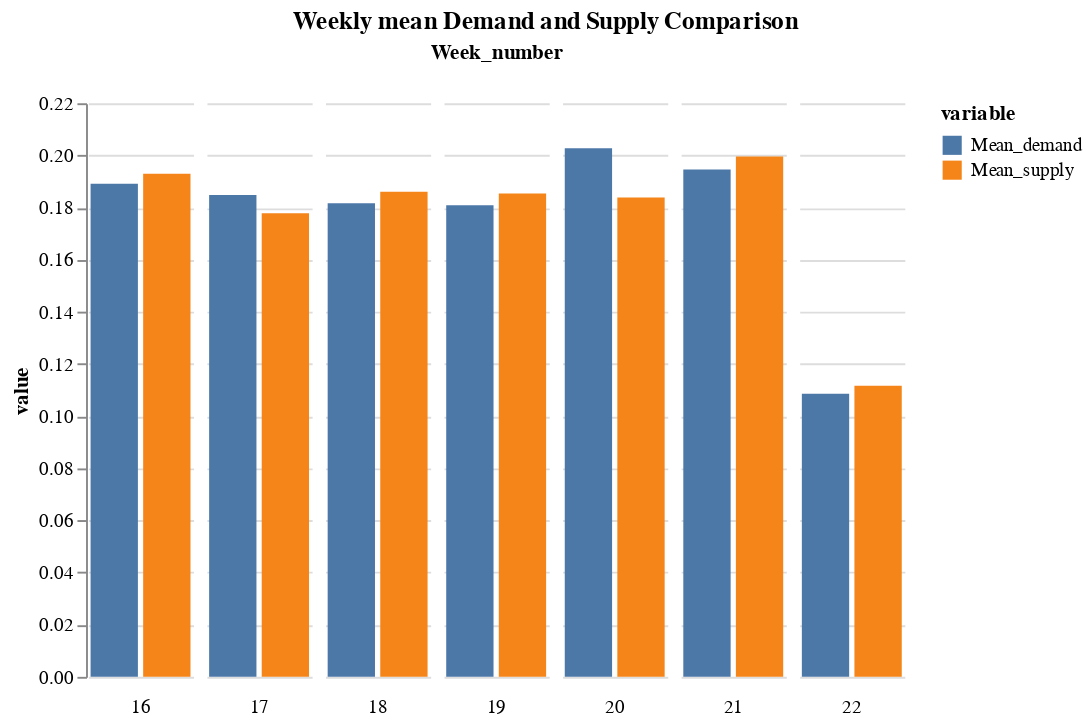
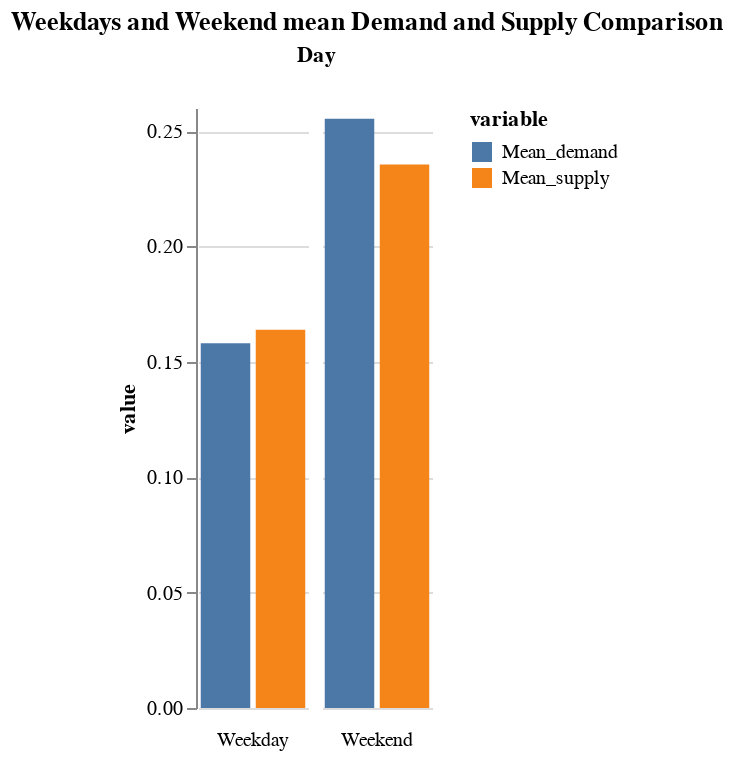
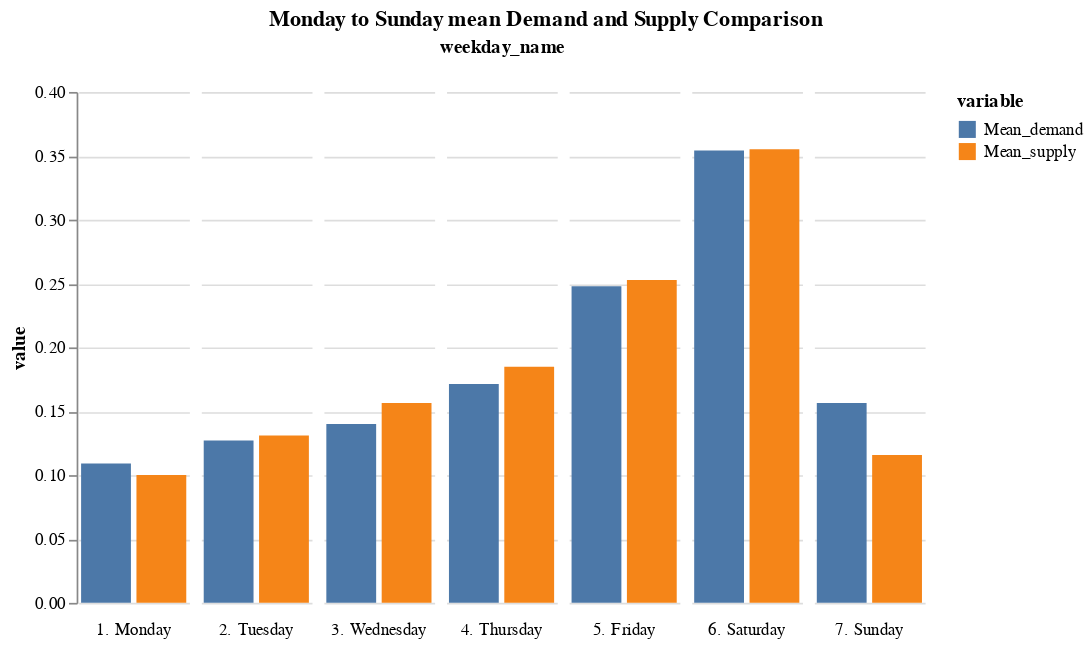
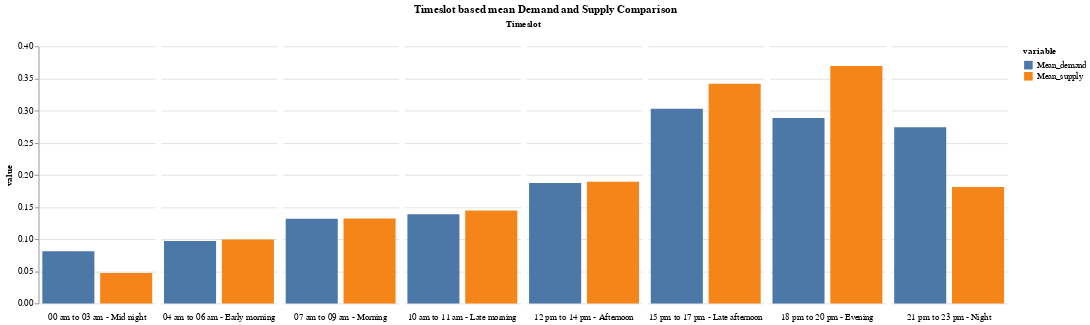

Write notebook code for charts like these, in order.
### Code cell
# Demand and supply analysis based on weeks, days, hours, etc

# based on week numbers
demand_supply_week = data.groupby('Week_number')['demand'].mean().reset_index(name='Mean_demand')
s=data.groupby('Week_number')['supply'].mean().reset_index(name='Mean_supply') 
demand_supply_week = demand_supply_week.merge(s, on = ['Week_number'])


# Create a clustered column chart using Altair
final_demand_supply_week = pd.melt(demand_supply_week, id_vars=['Week_number'], value_vars=['Mean_demand', 'Mean_supply'])

chart3 = alt.Chart(final_demand_supply_week).mark_bar(
    opacity=1,
    ).encode(
    column = alt.Column('Week_number:O', spacing = 5, header = alt.Header(labelOrient = "bottom")),
    x =alt.X('variable', sort = ['Mean_demand', 'Mean_supply'],  axis=None),
    y =alt.Y('value:Q'),
    color= alt.Color('variable'),
    tooltip=[alt.Tooltip('Week_number', title='Week_number'), alt.Tooltip('value:Q', title='Value')]
).properties(
    title=alt.TitleParams(text='Weekly mean Demand and Supply Comparison', anchor='middle'),width=55, height=300
).configure_view(stroke='transparent')

chart3.display()
#####

# based on day - weekend or weekdays
demand_supply_d = data.groupby('Day')['demand'].mean().reset_index(name='Mean_demand')
d=data.groupby('Day')['supply'].mean().reset_index(name='Mean_supply') 
demand_supply_d = demand_supply_d.merge(d, on = ['Day'])

# Create a clustered column chart using Altair
final_demand_supply_d = pd.melt(demand_supply_d, id_vars=['Day'], value_vars=['Mean_demand', 'Mean_supply'])

chart4 = alt.Chart(final_demand_supply_d).mark_bar(
    opacity=1,
    ).encode(
    column = alt.Column('Day:O', spacing = 5, header = alt.Header(labelOrient = "bottom")),
    x =alt.X('variable', sort = ['Mean_demand', 'Mean_supply'],  axis=None),
    y =alt.Y('value:Q'),
    color= alt.Color('variable'),
    tooltip=[alt.Tooltip('Day', title='Day type'), alt.Tooltip('value:Q', title='Value')]
).properties(
    title=alt.TitleParams(text='Weekdays and Weekend mean Demand and Supply Comparison', anchor='middle'),width=55, height=300
).configure_view(stroke='transparent')

chart4.display()
######

# based on days of the week
demand_supply_weekday = data.groupby('weekday_name')['demand'].mean().reset_index(name='Mean_demand')
w=data.groupby('weekday_name')['supply'].mean().reset_index(name='Mean_supply') 
demand_supply_weekday = demand_supply_weekday.merge(w, on = ['weekday_name'])

# Create a clustered column chart using Altair
final_demand_supply_weekday = pd.melt(demand_supply_weekday, id_vars=['weekday_name'], value_vars=['Mean_demand', 'Mean_supply'])

chart5 = alt.Chart(final_demand_supply_weekday).mark_bar(
    opacity=1,
    ).encode(
    column = alt.Column('weekday_name:O', spacing = 5, header = alt.Header(labelOrient = "bottom")),
    x =alt.X('variable', sort = ['Mean_demand', 'Mean_supply'],  axis=None),
    y =alt.Y('value:Q'),
    color= alt.Color('variable'),
    tooltip=[alt.Tooltip('weekday_name', title='Day'), alt.Tooltip('value:Q', title='Value')]

).properties(
    title=alt.TitleParams(text='Monday to Sunday mean Demand and Supply Comparison', anchor='middle'),width=65, height=300
).configure_view(stroke='transparent')

chart5.display()
#####

# based on timeslot
demand_supply_ts = data.groupby('Timeslot')['demand'].mean().reset_index(name='Mean_demand')
t=data.groupby('Timeslot')['supply'].mean().reset_index(name='Mean_supply') 
demand_supply_ts = demand_supply_ts.merge(t, on = ['Timeslot'])

# Create a clustered column chart using Altair
final_demand_supply_ts = pd.melt(demand_supply_ts, id_vars=['Timeslot'], value_vars=['Mean_demand', 'Mean_supply'])

chart6 = alt.Chart(final_demand_supply_ts).mark_bar(
    opacity=1,
    ).encode(
    column = alt.Column('Timeslot:O', spacing = 5, header = alt.Header(labelOrient = "bottom")),
    x =alt.X('variable', sort = ['Mean_demand', 'Mean_supply'],  axis=None),
    y =alt.Y('value:Q'),
    color= alt.Color('variable'),
    tooltip=[alt.Tooltip('Timeslot', title='Timeslot'), alt.Tooltip('value:Q', title='Value')]
).properties(
    title=alt.TitleParams(text='Timeslot based mean Demand and Supply Comparison', anchor='middle'),width=135, height=300
).configure_view(stroke='transparent')

chart6.display()
######

# based on hours
hourly_mean = data.groupby('Hour')['demand'].mean().reset_index(name='Mean_demand') 
ms=data.groupby('Hour')['supply'].mean().reset_index(name='Mean_supply') 
hourly_mean = hourly_mean.merge(ms, on = ['Hour'])
hourly_mean['Gap']=hourly_mean['Mean_demand']-hourly_mean['Mean_supply'] #Gap = demand - supply

# Create a clustered column chart using Altair
final_hourly_mean = pd.melt(hourly_mean, id_vars=['Hour'], value_vars=['Mean_demand', 'Mean_supply','Gap'])

chart7 = alt.Chart(final_hourly_mean).mark_bar(
    opacity=1,
    ).encode(
    column = alt.Column('Hour:O', spacing = 5, header = alt.Header(labelOrient = "bottom")),
    x =alt.X('variable', sort = ["Mean_demand", "Mean_supply",'Gap'],  axis=None),
    y =alt.Y('value:Q'),
    color=alt.Color('variable', scale=alt.Scale(domain=['Mean_demand', 'Mean_supply', 'Gap'], range=['#4C78A8', '#F1853B', 'red'])),
    tooltip=[alt.Tooltip('Hour', title='Hour'), alt.Tooltip('value:Q', title='Value')]
).properties(
    title=alt.TitleParams(text='Hourly avg demand and supply trend', anchor='middle'),width=41, height=300
).configure_view(stroke='transparent')

chart7.display()

### Figure 1 — Vega-Lite specification as saved in the notebook (floating-point values rounded to 4 significant figures)
{"config": {"view": {"continuousWidth": 400, "continuousHeight": 300, "stroke": "transparent"}}, "data": {"name": "data-842f0926558f90a38afe75f187f943c8"}, "mark": {"type": "bar", "opacity": 1}, "encoding": {"color": {"field": "variable", "type": "nominal"}, "column": {"field": "Week_number", "header": {"labelOrient": "bottom"}, "spacing": 5, "type": "ordinal"}, "tooltip": [{"field": "Week_number", "title": "Week_number", "type": "quantitative"}, {"field": "value", "title": "Value", "type": "quantitative"}], "x": {"axis": null, "field": "variable", "sort": ["Mean_demand", "Mean_supply"], "type": "nominal"}, "y": {"field": "value", "type": "quantitative"}}, "height": 300, "title": {"text": "Weekly mean Demand and Supply Comparison", "anchor": "middle"}, "width": 55, "$schema": "https://vega.github.io/schema/vega-lite/v4.17.0.json", "datasets": {"data-842f0926558f90a38afe75f187f943c8": [{"Week_number": 16, "variable": "Mean_demand", "value": 0.1892}, {"Week_number": 17, "variable": "Mean_demand", "value": 0.1848}, {"Week_number": 18, "variable": "Mean_demand", "value": 0.1817}, {"Week_number": 19, "variable": "Mean_demand", "value": 0.1809}, {"Week_number": 20, "variable": "Mean_demand", "value": 0.2027}, {"Week_number": 21, "variable": "Mean_demand", "value": 0.1946}, {"Week_number": 22, "variable": "Mean_demand", "value": 0.1086}, {"Week_number": 16, "variable": "Mean_supply", "value": 0.193}, {"Week_number": 17, "variable": "Mean_supply", "value": 0.1778}, {"Week_number": 18, "variable": "Mean_supply", "value": 0.186}, {"Week_number": 19, "variable": "Mean_supply", "value": 0.1854}, {"Week_number": 20, "variable": "Mean_supply", "value": 0.1839}, {"Week_number": 21, "variable": "Mean_supply", "value": 0.1996}, {"Week_number": 22, "variable": "Mean_supply", "value": 0.1117}]}}

### Figure 2 — Vega-Lite specification as saved in the notebook (floating-point values rounded to 4 significant figures)
{"config": {"view": {"continuousWidth": 400, "continuousHeight": 300, "stroke": "transparent"}}, "data": {"name": "data-9f37a29ce1c308b0825219acef1cdebc"}, "mark": {"type": "bar", "opacity": 1}, "encoding": {"color": {"field": "variable", "type": "nominal"}, "column": {"field": "Day", "header": {"labelOrient": "bottom"}, "spacing": 5, "type": "ordinal"}, "tooltip": [{"field": "Day", "title": "Day type", "type": "nominal"}, {"field": "value", "title": "Value", "type": "quantitative"}], "x": {"axis": null, "field": "variable", "sort": ["Mean_demand", "Mean_supply"], "type": "nominal"}, "y": {"field": "value", "type": "quantitative"}}, "height": 300, "title": {"text": "Weekdays and Weekend mean Demand and Supply Comparison", "anchor": "middle"}, "width": 55, "$schema": "https://vega.github.io/schema/vega-lite/v4.17.0.json", "datasets": {"data-9f37a29ce1c308b0825219acef1cdebc": [{"Day": "Weekday", "variable": "Mean_demand", "value": 0.158}, {"Day": "Weekend", "variable": "Mean_demand", "value": 0.2553}, {"Day": "Weekday", "variable": "Mean_supply", "value": 0.1639}, {"Day": "Weekend", "variable": "Mean_supply", "value": 0.2355}]}}

### Figure 3 — Vega-Lite specification as saved in the notebook (floating-point values rounded to 4 significant figures)
{"config": {"view": {"continuousWidth": 400, "continuousHeight": 300, "stroke": "transparent"}}, "data": {"name": "data-6a64f33347fc69ea9c472c79d2865ff3"}, "mark": {"type": "bar", "opacity": 1}, "encoding": {"color": {"field": "variable", "type": "nominal"}, "column": {"field": "weekday_name", "header": {"labelOrient": "bottom"}, "spacing": 5, "type": "ordinal"}, "tooltip": [{"field": "weekday_name", "title": "Day", "type": "nominal"}, {"field": "value", "title": "Value", "type": "quantitative"}], "x": {"axis": null, "field": "variable", "sort": ["Mean_demand", "Mean_supply"], "type": "nominal"}, "y": {"field": "value", "type": "quantitative"}}, "height": 300, "title": {"text": "Monday to Sunday mean Demand and Supply Comparison", "anchor": "middle"}, "width": 65, "$schema": "https://vega.github.io/schema/vega-lite/v4.17.0.json", "datasets": {"data-6a64f33347fc69ea9c472c79d2865ff3": [{"weekday_name": "1. Monday", "variable": "Mean_demand", "value": 0.1091}, {"weekday_name": "2. Tuesday", "variable": "Mean_demand", "value": 0.1271}, {"weekday_name": "3. Wednesday", "variable": "Mean_demand", "value": 0.14}, {"weekday_name": "4. Thursday", "variable": "Mean_demand", "value": 0.1714}, {"weekday_name": "5. Friday", "variable": "Mean_demand", "value": 0.2479}, {"weekday_name": "6. Saturday", "variable": "Mean_demand", "value": 0.3543}, {"weekday_name": "7. Sunday", "variable": "Mean_demand", "value": 0.1564}, {"weekday_name": "1. Monday", "variable": "Mean_supply", "value": 0.1002}, {"weekday_name": "2. Tuesday", "variable": "Mean_supply", "value": 0.131}, {"weekday_name": "3. Wednesday", "variable": "Mean_supply", "value": 0.1564}, {"weekday_name": "4. Thursday", "variable": "Mean_supply", "value": 0.1848}, {"weekday_name": "5. Friday", "variable": "Mean_supply", "value": 0.2529}, {"weekday_name": "6. Saturday", "variable": "Mean_supply", "value": 0.3552}, {"weekday_name": "7. Sunday", "variable": "Mean_supply", "value": 0.1157}]}}

### Figure 4 — Vega-Lite specification as saved in the notebook (floating-point values rounded to 4 significant figures)
{"config": {"view": {"continuousWidth": 400, "continuousHeight": 300, "stroke": "transparent"}}, "data": {"name": "data-1bed8abab4a9c655e4d5d12a66181c96"}, "mark": {"type": "bar", "opacity": 1}, "encoding": {"color": {"field": "variable", "type": "nominal"}, "column": {"field": "Timeslot", "header": {"labelOrient": "bottom"}, "spacing": 5, "type": "ordinal"}, "tooltip": [{"field": "Timeslot", "title": "Timeslot", "type": "nominal"}, {"field": "value", "title": "Value", "type": "quantitative"}], "x": {"axis": null, "field": "variable", "sort": ["Mean_demand", "Mean_supply"], "type": "nominal"}, "y": {"field": "value", "type": "quantitative"}}, "height": 300, "title": {"text": "Timeslot based mean Demand and Supply Comparison", "anchor": "middle"}, "width": 135, "$schema": "https://vega.github.io/schema/vega-lite/v4.17.0.json", "datasets": {"data-1bed8abab4a9c655e4d5d12a66181c96": [{"Timeslot": "00 am to 03 am - Mid night", "variable": "Mean_demand", "value": 0.0812}, {"Timeslot": "04 am to 06 am - Early morning", "variable": "Mean_demand", "value": 0.09702}, {"Timeslot": "07 am to 09 am - Morning", "variable": "Mean_demand", "value": 0.1316}, {"Timeslot": "10 am to 11 am - Late morning", "variable": "Mean_demand", "value": 0.1385}, {"Timeslot": "12 pm to 14 pm - Afternoon", "variable": "Mean_demand", "value": 0.1872}, {"Timeslot": "15 pm to 17 pm - Late afternoon", "variable": "Mean_demand", "value": 0.303}, {"Timeslot": "18 pm to 20 pm - Evening", "variable": "Mean_demand", "value": 0.2885}, {"Timeslot": "21 pm to 23 pm - Night", "variable": "Mean_demand", "value": 0.2742}, {"Timeslot": "00 am to 03 am - Mid night", "variable": "Mean_supply", "value": 0.04723}, {"Timeslot": "04 am to 06 am - Early morning", "variable": "Mean_supply", "value": 0.0992}, {"Timeslot": "07 am to 09 am - Morning", "variable": "Mean_supply", "value": 0.132}, {"Timeslot": "10 am to 11 am - Late morning", "variable": "Mean_supply", "value": 0.1446}, {"Timeslot": "12 pm to 14 pm - Afternoon", "variable": "Mean_supply", "value": 0.1893}, {"Timeslot": "15 pm to 17 pm - Late afternoon", "variable": "Mean_supply", "value": 0.3418}, {"Timeslot": "18 pm to 20 pm - Evening", "variable": "Mean_supply", "value": 0.3695}, {"Timeslot": "21 pm to 23 pm - Night", "variable": "Mean_supply", "value": 0.181}]}}
